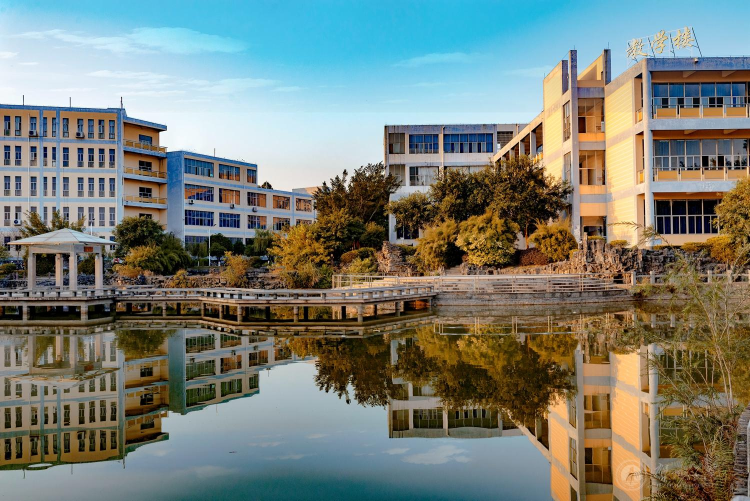
#> input picture 图像处理/pic/校园.jpg, 1500 x 1001 px (shown at 1/2 size)
$ python '读取图片.py'
#> lines starting #> are read from the running program, lines starting #| are printed output that depends on the picture
from PIL import Image

# [12 lines of commented-out code are left out]

im=Image.open("校园.jpg")
#> im is the input picture: PIL image 1500x1001 RGB; mean R, G, B 121.1, 127.9, 119.1
print(im.size)
#| (1500, 1001)
# [8 lines of commented-out code are left out]
x,y,z=im.split()
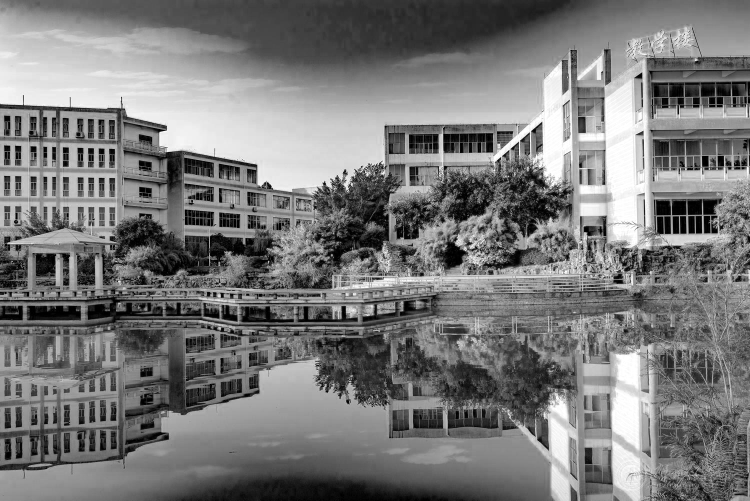
#> x: PIL image 1500x1001 L (shown at 1/2 size); min 0, max 255, mean 121.1
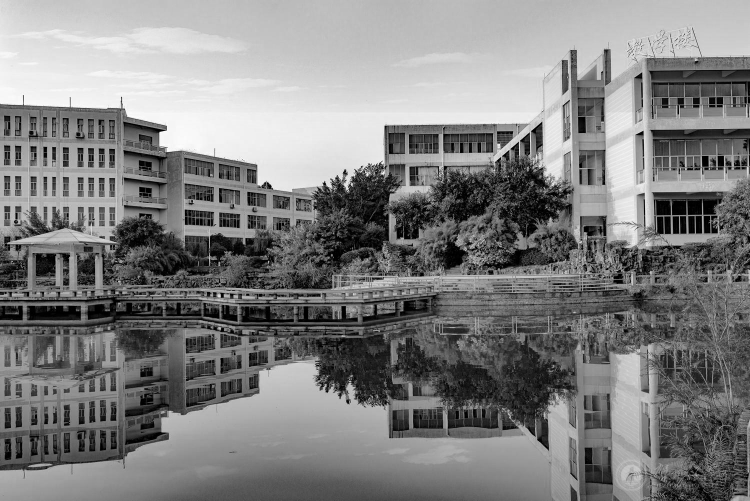
#> y: PIL image 1500x1001 L (shown at 1/2 size); min 0, max 255, mean 127.9
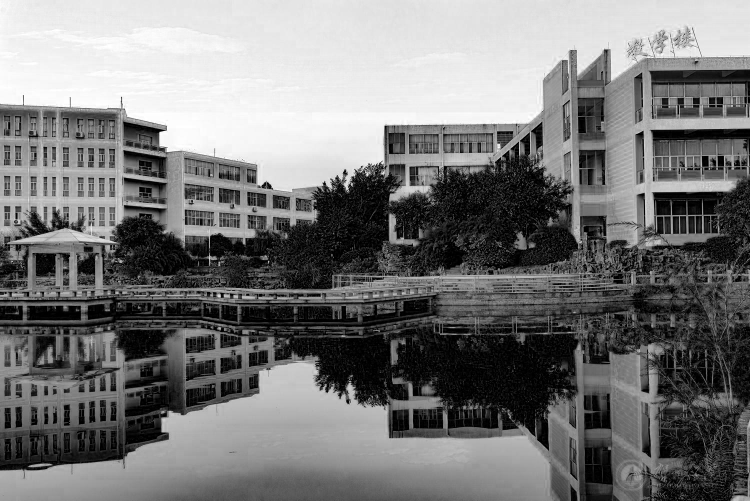
#> z: PIL image 1500x1001 L (shown at 1/2 size); min 0, max 255, mean 119.1
# print(x)
z.show()
